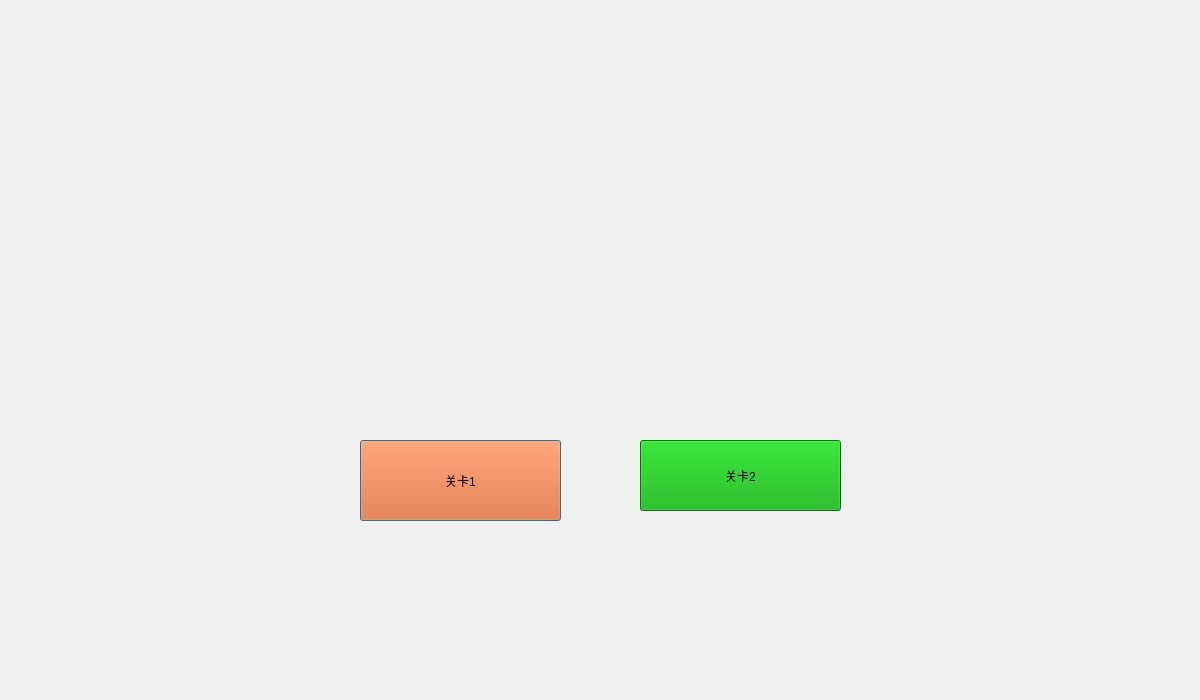
<?xml version="1.0" encoding="UTF-8"?>
<ui version="4.0">
 <class>CheckPoint</class>
 <widget class="QDialog" name="CheckPoint">
  <property name="geometry">
   <rect>
    <x>0</x>
    <y>0</y>
    <width>1200</width>
    <height>700</height>
   </rect>
  </property>
  <property name="windowTitle">
   <string>Dialog</string>
  </property>
  <widget class="QPushButton" name="pushButton">
   <property name="geometry">
    <rect>
     <x>360</x>
     <y>440</y>
     <width>201</width>
     <height>81</height>
    </rect>
   </property>
   <property name="styleSheet">
    <string notr="true">font: 87 20pt &quot;Arial Black&quot;;
background-color: rgb(255, 85, 0);</string>
   </property>
   <property name="text">
    <string>关卡1</string>
   </property>
  </widget>
  <widget class="QPushButton" name="pushButton_2">
   <property name="geometry">
    <rect>
     <x>640</x>
     <y>440</y>
     <width>201</width>
     <height>71</height>
    </rect>
   </property>
   <property name="styleSheet">
    <string notr="true">font: 87 20pt &quot;Arial Black&quot;;
background-color: rgb(0, 170, 0);</string>
   </property>
   <property name="text">
    <string>关卡2</string>
   </property>
  </widget>
 </widget>
 <resources/>
 <connections/>
</ui>
